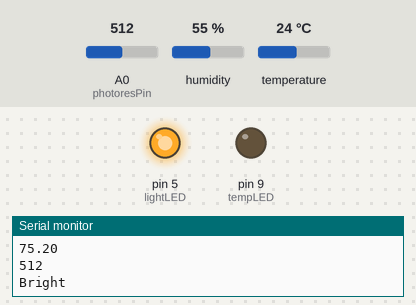
Bench run of a sketch on a simulated Arduino Uno, built with avr-gcc and run on an emulated ATmega328P. Parts: output pins drawn as LEDs (lit = HIGH), the last lines printed to the serial monitor. Inputs (shaded band) come from the test bench; at power-on: temperature 24 °C, A0 (photoresPin) = 512, humidity 55 %.

Above: at 2.8 s.
2.9 s: temperature set to 27 °C
At 4.4 s:
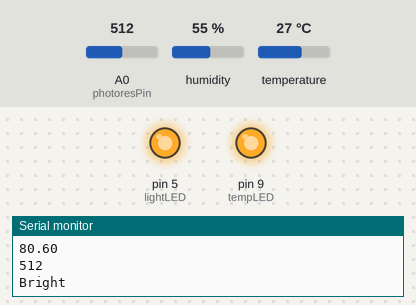
5.0 s: A0 (photoresPin) set to 410
7.1 s: A0 (photoresPin) set to 389
At 8.9 s:
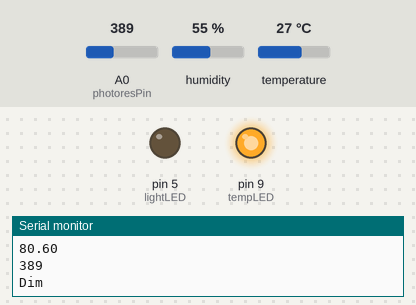
9.6 s: A0 (photoresPin) set to 511
At 10.2 s:
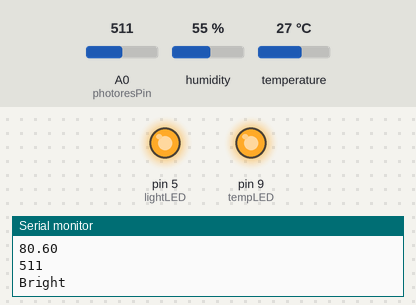
11.7 s: A0 (photoresPin) set to 306
At 13.1 s:
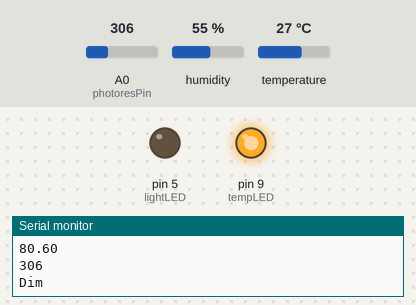
Timing chart, 0 to 14.7 s (numbered marks = the images above; inputs shaded):
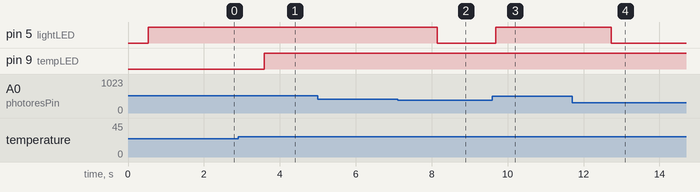

Measured:
- the behaviour switches between 25 and 26 °C on temperature (found by bisection; images 0 and 1)
- the behaviour switches between 400 and 399 on A0 (photoresPin) (found by bisection; images 1 and 2)
- after the input at 2.9 s, pin 9 (tempLED): LOW → HIGH after 0.68 s
- after the input at 7.1 s, pin 5 (lightLED): HIGH → LOW after 1.0 s
- after the input at 9.6 s, pin 5 (lightLED): LOW → HIGH after 0.08 s
- after the input at 11.7 s, pin 5 (lightLED): HIGH → LOW after 1.0 s

The sketch:

Final_Project.ino
```cpp
#include "DHT.h"
/*
 * Nigel Fernandes
 * Final Project Plant Stand
 * HCDE 439
 * 3/13/21

Detects light exposure, heat, and humidity in a potted plant's environment.
Red LED turns on when temperature exceeds 78 degrees F
Yellow LED turns on when exposed to partial and direct sunlight.
 */
#define DHTPIN 10    //sets pin for temp and humidity sensor signals
#define DHTTYPE DHT11 // defines DHT sensor
DHT dht(DHTPIN, DHTTYPE); //initializes DHT sensor

int photoresPin = 0;     // photoresistor and 10K resistor are connected to A0
int photoresReading;    // raw numerical reading from LDR
int tempLED = 9;  // red LED in pin 9
int lightLED = 5; // yellow LED is in pin 5

void setup() {
  Serial.begin(9600); //begins serial
  Serial.println(F("DHTxx test!")); //prints test statements
  pinMode(tempLED, OUTPUT); //sets pin 9 as output
  pinMode(lightLED, OUTPUT); //sets pin 5 as output
  dht.begin(); // start DHT sensor
}

void loop(void) {
  float h = dht.readHumidity(); // stores humidity reading
  float t = dht.readTemperature();     // stores temperature reading
  float f = dht.readTemperature(true); // stores temperature reading as F
  if (isnan(h) || isnan(t) || isnan(f)) { //checks sensor connection
    Serial.println(F("Failed to read from DHT sensor!")); //prints error message
    return;
  }
   // Compute heat index in Fahrenheit (the default)
  float hif = dht.computeHeatIndex(f, h);
  // Compute heat index in Celsius (isFahreheit = false)
  float hic = dht.computeHeatIndex(t, h, false);

  //Prints formatted reading from DHT sensor so that values are formatted correctly
  Serial.print(F(" Humidity: "));
  Serial.print(h); //value for humidity
  Serial.print(F("%  Temperature: "));
  Serial.print(t); //value for temp in C
  Serial.print(F("C "));
  Serial.print(f); //value for temp in F
  Serial.print(F("F  Heat index: "));
  Serial.print(hic); //value for heat index in C
  Serial.print(F("C "));
  Serial.print(hif); //value for heat index in F
  Serial.println(F("F"));
  Serial.println();
  delay(500); // waits 0.5 seconds

  // 78 degrees F is my determined warning temperature from when the environment would potentially be too hot for my plants.
  if (f > 78) {
   Serial.println("Too Hot"); //prints warning message
   digitalWrite(tempLED, HIGH); //turns on red LED
   Serial.println(f); //prints temp
  } else if (f <= 78) { //if less than 78 deg
   Serial.println("Safe Temp"); //prints safe message
   digitalWrite(tempLED, LOW); //turns off red LED
   Serial.println(f); //prints temp
  }
    // stores readings from A0
    photoresReading = analogRead(photoresPin);
    Serial.println(photoresReading); //prints LDR value
    // if reading is less than 100
    if (photoresReading < 100) {
      Serial.println("Very Dark"); // Serial monitor prints Very Dark
      digitalWrite(lightLED, LOW); // turns off yellow LED
    } else if (photoresReading < 400) { // if reading is less than 400
      digitalWrite(lightLED, LOW); // turns off yellow LED
      Serial.println("Dim"); // Serial monitor prints Dim
    } else if (photoresReading < 650) { // if reading is less than 650
      Serial.println("Bright"); // Serial monitor prints Bright
      digitalWrite(lightLED, HIGH); //turns on yellow LED
    } else { // if readings are greater than 650
      Serial.println("Very bright"); // Serial monitor prints Very bright
      digitalWrite(lightLED, HIGH); //turns on yellow LED
    }
    delay(1000); // waits one second
}
```
